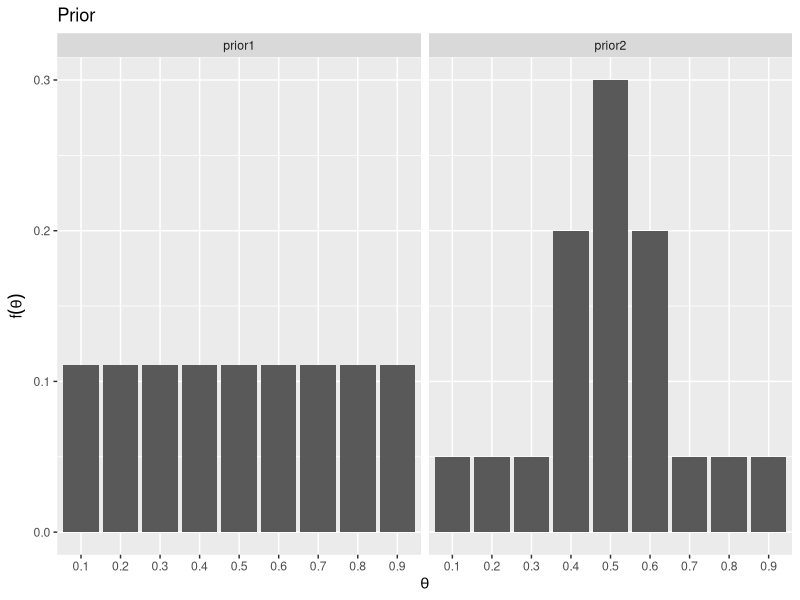
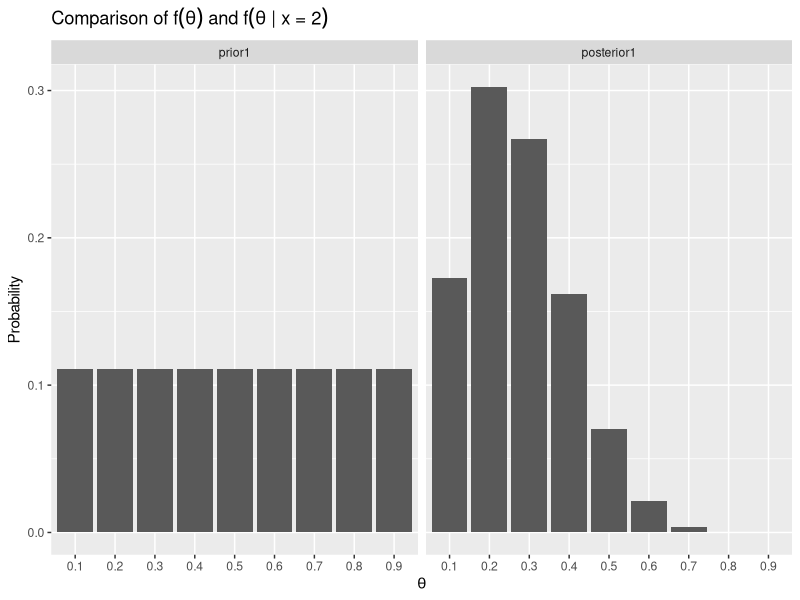
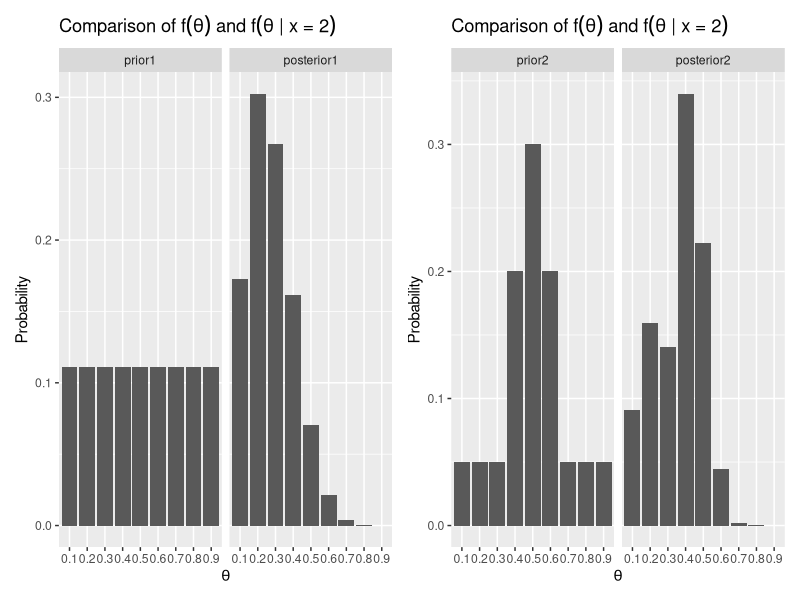

R code for these plots, in order:
## ---- chunk 1
library(tidyverse)
library(patchwork)
knitr::opts_chunk$set(fig.width = 7, fig.height = 4)
## ---- chunk 2
# PRIOR
theta <- seq(0.1, 0.9, by = 0.1)
prior1 <- rep(1/9, 9)
prior2 <- c(0.05, 0.05, 0.05, 0.2, 0.3, 0.2, 0.05, 0.05, 0.05)

# create data frame for visualization and wrangling
bayes_table <- data.frame(theta, prior1, prior2) 

# visualize different priors
bayes_table |>
  pivot_longer(cols = 2:3, names_to = "prior", values_to = "prior_probs") |>
  mutate(theta = factor(theta)) |> # for prettier visualization
  ggplot(aes(x = theta, y = prior_probs)) + 
  geom_col() +
  facet_wrap(~ prior) +
  labs(x = expression(theta),
      y = expression(f(theta)),
      title = "Prior")

## ---- chunk 3
# LIKELIHOOD
x <- 2
n <- 9
## since R is vectorized:
like <- dbinom(x, size = n, prob = theta)
## equivalently
## like <- choose(11, y) * theta^y * (1-theta)^(11-y)
bayes_table <- bayes_table |>
  add_column(likelihood = like) 
## ---- chunk 4
# MARGINAL LIKELIHOOD UNDER PRIOR 1
bayes_table <- bayes_table |>
  mutate(product1 = prior1 * likelihood)
marg_like1 <- sum(bayes_table$product1)
## ---- chunk 5
# POSTERIOR UNDER PRIOR 1
bayes_table <- bayes_table |>
  mutate(posterior1 = product1 / marg_like1)
bayes_table |>
  select(theta, posterior1)

# confirm valid PMF 
sum(bayes_table$posterior1)

# visualize prior vs posterior
# note: could also plot in two separate plots without pivoting
p1 <- bayes_table |>
  pivot_longer(cols = c("prior1", "posterior1"), names_to = "dist", values_to = "probs") |>
  mutate(theta = factor(theta),
         dist = factor(dist, levels = c("prior1", "posterior1"))) |> # for prettier visualization
  ggplot(aes(x = theta, y = probs)) + 
  geom_col() +
  facet_wrap(~dist) +
    labs(x = expression(theta),
      y = "Probability",
      title = bquote(paste("Comparison of" ~ f(theta) ~ "and" ~ f(theta ~ "|" ~ x ~ "=" ~ .(x)))))

p1
## ---- chunk 6
# MARGINAL LIKELIHOOD UNDER PRIOR 2
bayes_table <- bayes_table |>
  mutate(product2 = prior2 * likelihood)
marg_like2 <- sum(bayes_table$product2)

# POSTERIOR UNDER PRIOR 1
bayes_table <- bayes_table |>
  mutate(posterior2 = product2 / marg_like2)
bayes_table |>
  select(theta, posterior2)

# visualize prior vs posterior
# note: could also plot in two separate plots without pivoting
p2 <- bayes_table |>
  pivot_longer(cols = c("prior2", "posterior2"), names_to = "dist", values_to = "probs") |>
  mutate(theta = factor(theta),
         dist = factor(dist, levels = c("prior2", "posterior2"))) |> # for prettier visualization
  ggplot(aes(x = theta, y = probs)) + 
  geom_col() +
  facet_wrap(~dist) +
   labs(x = expression(theta),
      y = "Probability",
      title = bquote(paste("Comparison of" ~ f(theta) ~ "and" ~ f(theta ~ "|" ~ x ~ "=" ~ .(x)))))

p1 + p2
